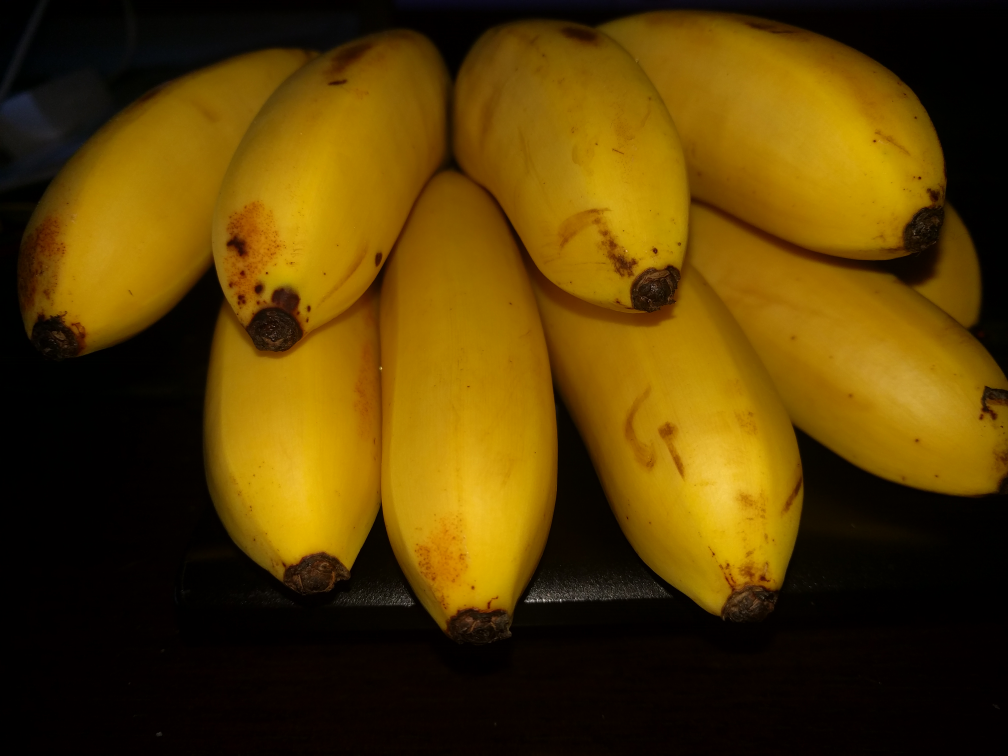
#> input picture ai/Fruit-Images-Dataset-master/test-multiple_fruits/Bananas(lady_finger)3.jpg, 4032 x 3024 px (shown at 1/4 size)
$ python -i postprocess.py   (imports and definitions only)
#> lines starting #> are read from the running program, lines starting #| are printed output that depends on the picture; after the words box and inside, x2 and y2 are one past the last pixel; in counts of white or black regions, pixels touching at a corner belong together
#> further down, picture is the input picture: shape (3024, 4032, 3); mean B, G, R 2.8, 61.1, 87.6
import cv2
import numpy as np
from typing import List, Dict, Tuple

# [125 lines left out: functions postprocess_results, calculate_quality_grade, calculate_color_uniformity, not called in this run]

def analyze_surface_defects(image: np.ndarray) -> List[Dict[str, float]]:
    """
    Analyze surface quality and detect defects.

    Args:
        image: Fruit image region

    Returns:
        List of detected defects with bounding boxes and severity scores.
    """
    defects: List[Dict[str, float]] = []

    try:
        gray = cv2.cvtColor(image, cv2.COLOR_BGR2GRAY)
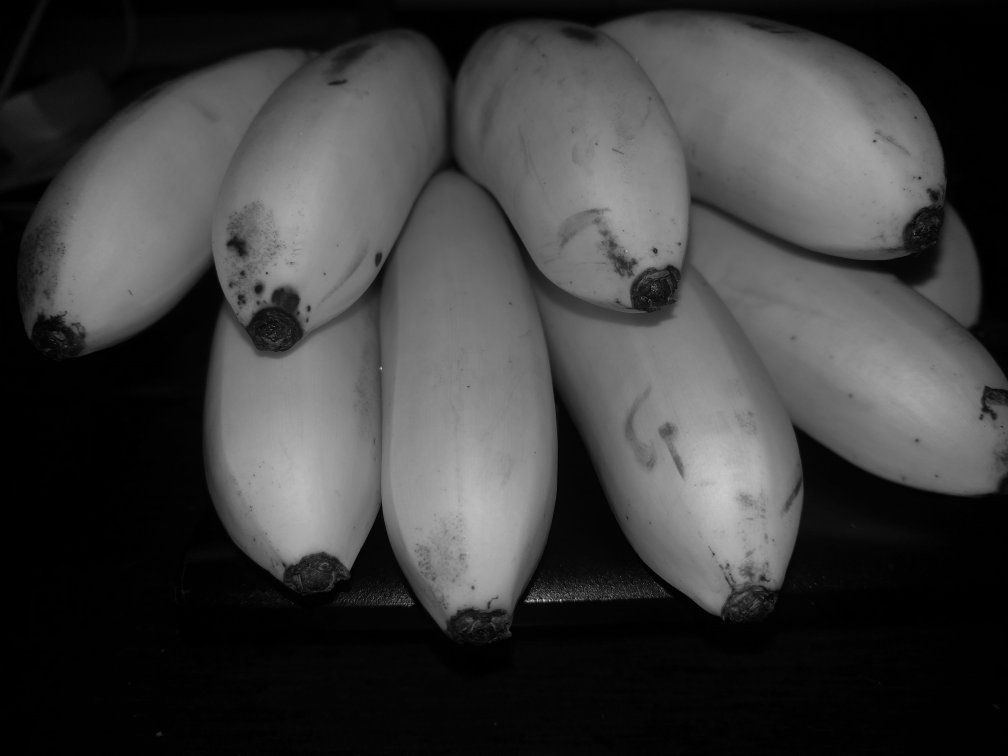
#> gray: shape (3024, 4032) (shown at 1/4 size); min 0, max 254, mean 62.3
        blurred = cv2.GaussianBlur(gray, (5, 5), 0)
        edges = cv2.Canny(blurred, 40, 120)
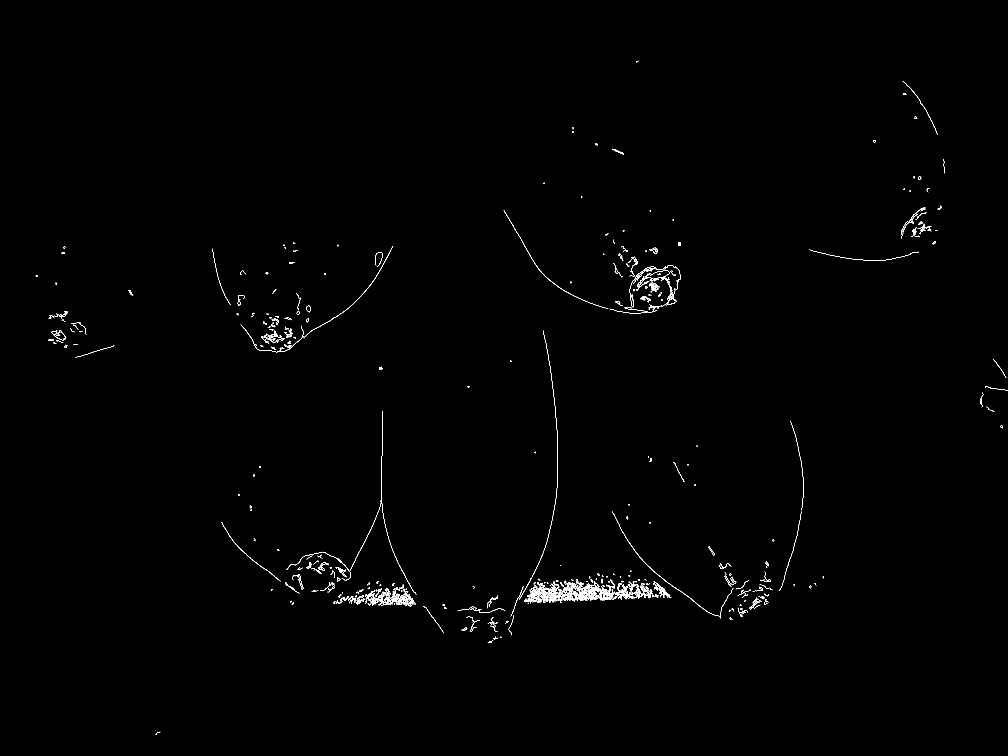
#> edges: shape (3024, 4032) (shown at 1/4 size); 0.3% white in thin lines or dots, all inside (x1, y1, x2, y2) = (142, 243, 4032, 2940)

        kernel = cv2.getStructuringElement(cv2.MORPH_ELLIPSE, (3, 3))
        dilated = cv2.dilate(edges, kernel, iterations=1)
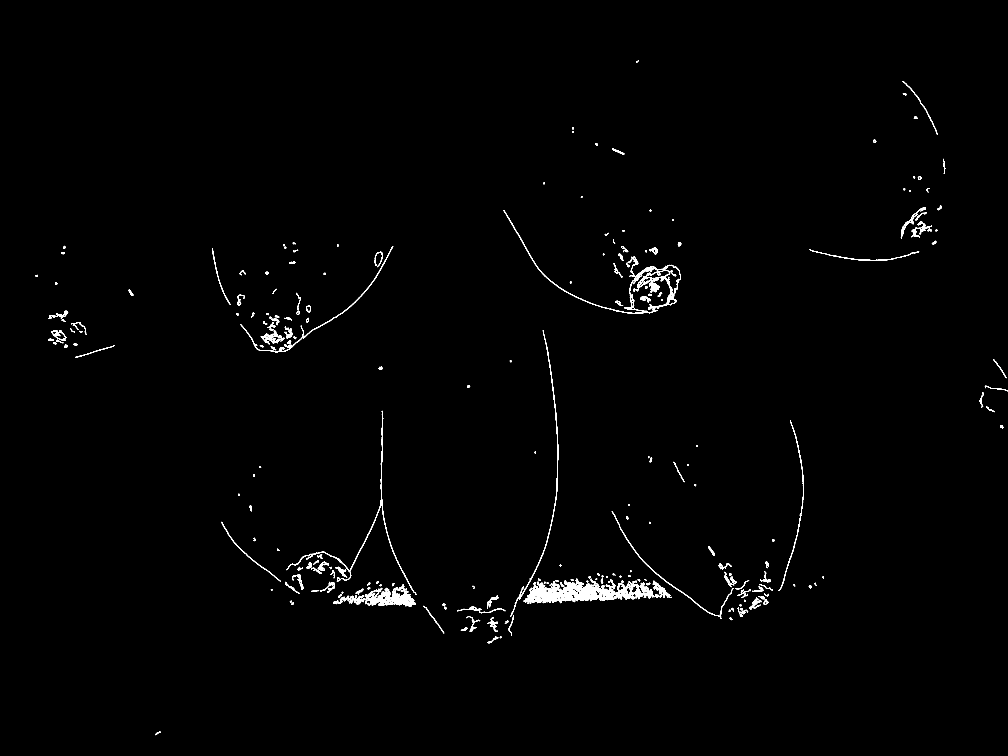
#> dilated: shape (3024, 4032) (shown at 1/4 size); 0.77% white; 282 white regions (1 under 20 px)
        contours, _ = cv2.findContours(dilated, cv2.RETR_EXTERNAL, cv2.CHAIN_APPROX_SIMPLE)
#> contours = 280 contours, 4 with area under 20; largest, box (x1, y1, x2, y2) and area: (2095, 2315, 2541, 2413) 20962, (2438, 1059, 2724, 1255) 7925, (1460, 2338, 1663, 2426) 7360, (1145, 1643, 1666, 2380) 3080, (2514, 2324, 2611, 2397) 2310

        for contour in contours:
            area = cv2.contourArea(contour)
            if area < 20:
                continue

            x, y, w, h = cv2.boundingRect(contour)
            bbox_area = float(max(w * h, 1))
            severity = float(np.clip(area / bbox_area, 0.0, 1.0))

            defects.append(
                {
                    "bbox": [int(x), int(y), int(w), int(h)],
                    "area": float(area),
                    "severity": severity,
                }
            )
#> this loop made 280 passes
#> (area, x, y, w, h, bbox_area, severity) on passes 1 to 3: (60, 621, 2926, 22, 15, 330, 0.182), (95, 1950, 2558, 24, 15, 360, 0.264), (28.5, 1999, 2546, 8, 7, 56, 0.509)
#> after the loop, defects = 276 items

    except Exception:
        return defects

    defects.sort(key=lambda item: item["area"], reverse=True)
    return defects


# [142 lines left out: functions _estimate_surface_quality, calculate_size_score, analyze_freshness, filter_overlapping_detections, calculate_iou, not called in this run]

>>> import cv2
>>> picture = cv2.imread('../Fruit-Images-Dataset-master/test-multiple_fruits/Bananas(lady_finger)3.jpg')
>>> result = analyze_surface_defects(picture)
#> result = 276 items
